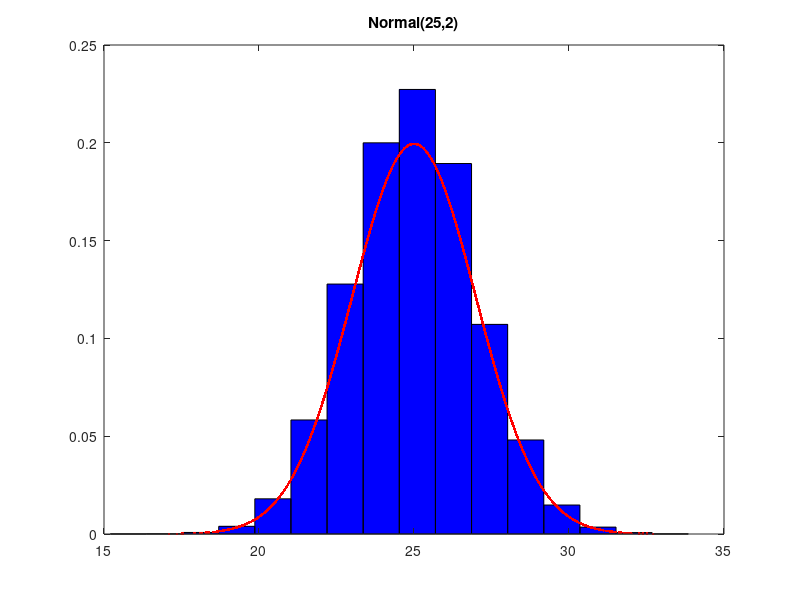

Reproduce this figure in MATLAB.
#A través del método de aceptación/rechazo genera números aleatorios con distribución Normal(25,2)
#y lo compara con el generador de Octave
function [] = ej4() 
  N=100000;
  c = exp((-(4^2)/8+4))/(2*sqrt(2*pi));
  #disp(c);
  t = exprnd(1,1,N); #Genera un vector de 1xN muestras de exponenciales de lambda=1
  p = fX(t)./(c*fY(t)); #Genera un vector de probabilidades de aceptar
  z = [];

for i=1:N
    r = rand(1);
    if r < p(i) #acepta t(i) con probabilidad p(i)
        r2 = rand();
        if r2 < 0.5 #con probabilidad 0.5 lo deja positivo
            z = [z, t(i)];
        else  #con probabilidad 0.5 lo hace negativo
            z = [z, -t(i)];
        end
    end 
end

  z2=z+25; #corre todos los valores aceptados de manera que quede centrado en 25

  #disp(['Porcentaje de rechazo = ', num2str((N-length(z))/N)])

  disp(['La media de la distribución simulada es = ', num2str(mean(z2))])
  disp(['El desvío estándar de la distribución simulada es = ', num2str(sqrt(var(z)))])

  set (0, "defaultaxesfontname", "Helvetica");
  figure;
  hist(z2, 16,1, "b");
  hold;
  title('Histograma de los números generados por el método de aceptación/rechazo');
  #figure();
  #normplot(z2);
  r = normrnd(25,2,[1,length(z)]); #vector de N filas y 1 columna de números aleatorios con distribución N(25, 2)
  plot(r, normpdf(r,25,2), "r.");
  title('Normal(25,2)');
  print -djpg ej4.jpg;
  
end


function f = fY(y) #Función que sé generar
 f=exp(-y);
end


function f = fX(x) #Función de distribución que quiero generar
 f = exp((-x.^2)/8)/(sqrt(2*pi)*2);
end